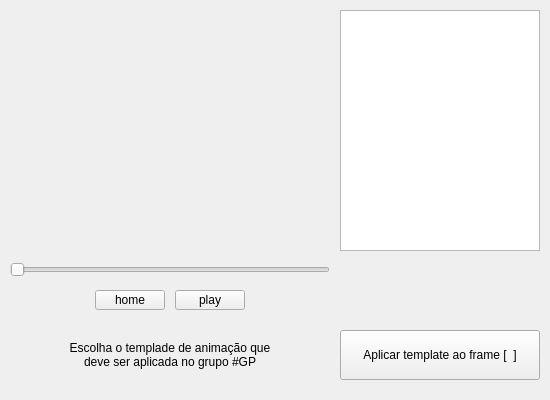
<?xml version="1.0" encoding="UTF-8"?>
<ui version="4.0">
 <class>Teste</class>
 <widget class="QWidget" name="Teste">
  <property name="windowModality">
   <enum>Qt::NonModal</enum>
  </property>
  <property name="geometry">
   <rect>
    <x>0</x>
    <y>0</y>
    <width>550</width>
    <height>400</height>
   </rect>
  </property>
  <property name="sizePolicy">
   <sizepolicy hsizetype="Fixed" vsizetype="Fixed">
    <horstretch>0</horstretch>
    <verstretch>0</verstretch>
   </sizepolicy>
  </property>
  <property name="minimumSize">
   <size>
    <width>550</width>
    <height>400</height>
   </size>
  </property>
  <property name="maximumSize">
   <size>
    <width>550</width>
    <height>400</height>
   </size>
  </property>
  <property name="windowTitle">
   <string>teste anim copier</string>
  </property>
  <property name="toolTip">
   <string extracomment="Esse é um tooltip."/>
  </property>
  <widget class="QPushButton" name="btHome">
   <property name="geometry">
    <rect>
     <x>95</x>
     <y>290</y>
     <width>70</width>
     <height>20</height>
    </rect>
   </property>
   <property name="text">
    <string>home</string>
   </property>
  </widget>
  <widget class="QPushButton" name="btPlay">
   <property name="geometry">
    <rect>
     <x>175</x>
     <y>290</y>
     <width>70</width>
     <height>20</height>
    </rect>
   </property>
   <property name="text">
    <string>play</string>
   </property>
  </widget>
  <widget class="QSlider" name="progressBar">
   <property name="geometry">
    <rect>
     <x>10</x>
     <y>260</y>
     <width>320</width>
     <height>20</height>
    </rect>
   </property>
   <property name="orientation">
    <enum>Qt::Horizontal</enum>
   </property>
   <property name="tickPosition">
    <enum>QSlider::NoTicks</enum>
   </property>
  </widget>
  <widget class="QLabel" name="label">
   <property name="geometry">
    <rect>
     <x>10</x>
     <y>10</y>
     <width>320</width>
     <height>240</height>
    </rect>
   </property>
   <property name="autoFillBackground">
    <bool>true</bool>
   </property>
   <property name="text">
    <string/>
   </property>
   <property name="alignment">
    <set>Qt::AlignCenter</set>
   </property>
  </widget>
  <widget class="QListView" name="listView">
   <property name="geometry">
    <rect>
     <x>340</x>
     <y>10</y>
     <width>200</width>
     <height>241</height>
    </rect>
   </property>
   <property name="horizontalScrollBarPolicy">
    <enum>Qt::ScrollBarAlwaysOff</enum>
   </property>
   <property name="modelColumn">
    <number>0</number>
   </property>
   <property name="selectionRectVisible">
    <bool>false</bool>
   </property>
  </widget>
  <widget class="QPushButton" name="btAplicar">
   <property name="geometry">
    <rect>
     <x>340</x>
     <y>330</y>
     <width>200</width>
     <height>50</height>
    </rect>
   </property>
   <property name="text">
    <string>Aplicar template ao frame [  ]</string>
   </property>
  </widget>
  <widget class="QLabel" name="label_2">
   <property name="geometry">
    <rect>
     <x>20</x>
     <y>330</y>
     <width>300</width>
     <height>50</height>
    </rect>
   </property>
   <property name="layoutDirection">
    <enum>Qt::LeftToRight</enum>
   </property>
   <property name="text">
    <string>&lt;html&gt;&lt;head/&gt;&lt;body&gt;&lt;p&gt;Escolha o templade de animação que&lt;br/&gt;deve ser aplicada no grupo #GP&lt;/p&gt;&lt;/body&gt;&lt;/html&gt;</string>
   </property>
   <property name="alignment">
    <set>Qt::AlignCenter</set>
   </property>
  </widget>
 </widget>
 <resources/>
 <connections/>
</ui>
